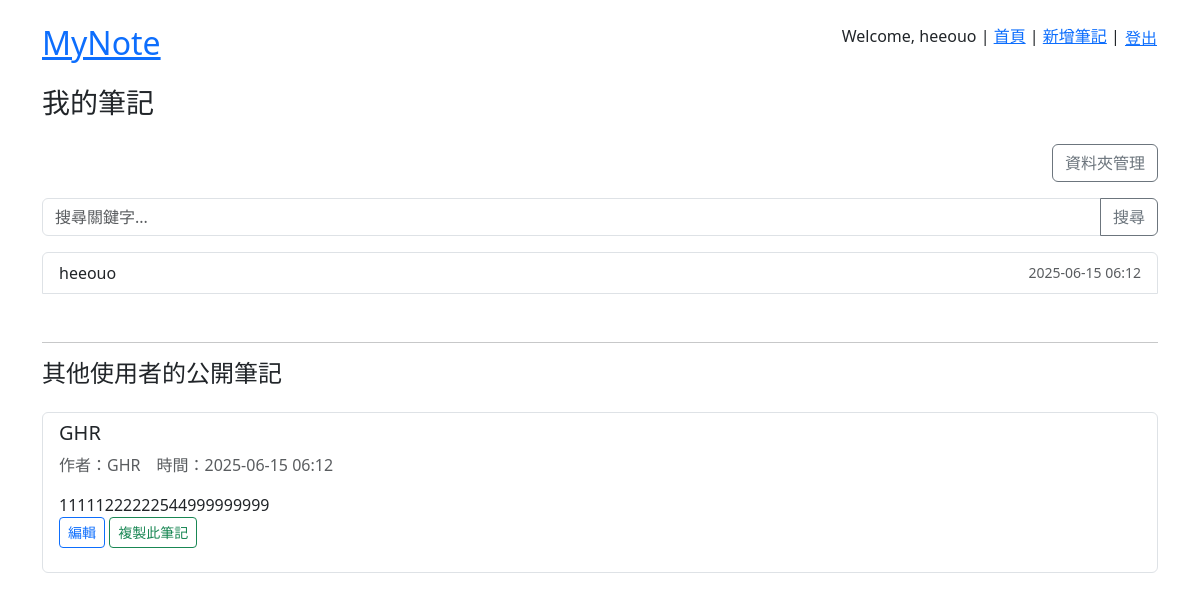
The app's page / (signed in) with its own data.
### notes/models.py (models this page shows, shortened)
class Note(models.Model):
    title = models.CharField(max_length=200)
    content = models.TextField()
    folder = models.ForeignKey(Folder, on_delete=models.SET_NULL, null=True, blank=True)
    owner = models.ForeignKey(User, on_delete=models.CASCADE)
    created_at = models.DateTimeField(auto_now_add=True)
    is_public = models.BooleanField(default=True)
    editable = models.BooleanField(default=True)
    updated_at = models.DateTimeField(auto_now=True)

### notes/views.py (the view)
# urls.py: path('', views.note_list, name='note_list'),
@login_required
def note_list(request):
    folder_id = request.GET.get('folder')
    folders = Folder.objects.filter(owner=request.user)
    if folder_id:
        notes = Note.objects.filter(owner=request.user, folder_id=folder_id)
    else:
        notes = Note.objects.filter(owner=request.user)
    others_notes = Note.objects.filter(is_public=True).exclude(owner=request.user).order_by('-updated_at')[:10]
    return render(request, 'notes/note_list.html', {
    'notes': notes,
    'folders': folders,
    'selected_folder': folder_id,
    'others_notes': others_notes,
})
    folders = Folder.objects.filter(owner=request.user)
    return render(request, 'notes/note_list.html', {'notes': notes, 'folders': folders})

### templates/notes/note_list.html
{% extends 'base.html' %}
{% block content %}
<h3 class="mb-4">我的筆記</h3>
<div class="mb-3 text-end">
    <a href="{% url 'folder_list' %}" class="btn btn-outline-secondary">資料夾管理</a>
</div>
<form method="get" action="{% url 'search_notes' %}">
    <div class="input-group mb-3">
        <input type="text" name="q" placeholder="搜尋關鍵字..." class="form-control" />
        <button class="btn btn-outline-secondary" type="submit">搜尋</button>
    </div>
</form>
<div class="list-group">
    {% for note in notes %}
        <a href="{% url 'note_detail' note.pk %}" class="list-group-item list-group-item-action d-flex justify-content-between align-items-center">
            {{ note.title }}
            <small class="text-muted">{{ note.updated_at|date:"Y-m-d H:i" }}</small>
        </a>
    {% empty %}
        <p class="text-muted">目前尚無筆記。</p>
    {% endfor %}
<hr class="mt-5">
<h4>其他使用者的公開筆記</h4>
<ul class="list-group mt-3">
  {% for note in others_notes %}
    <li class="list-group-item">
      <h5>{{ note.title }}</h5>
      <p class="text-muted">作者：{{ note.owner.username }}　時間：{{ note.updated_at|date:"Y-m-d H:i" }}</p>
      <p>{{ note.content|truncatechars:100 }}<br>
        {% if note.editable %}
        <a href="{% url 'note_edit' note.pk %}" class="btn btn-sm btn-outline-primary">編輯</a>
        <a href="{% url 'note_clone' note.pk %}" class="btn btn-sm btn-outline-success">複製此筆記</a>
      {% endif %}
      </p>
    </li>
  {% empty %}
    <li class="list-group-item text-muted">尚無其他公開筆記</li>
  {% endfor %}
</ul>
</div>
{% endblock %}

### templates/base.html (shortened to what this page needs)
<!DOCTYPE html>
<html>
<head>
    <link rel="stylesheet" href="https://cdn.jsdelivr.net/npm/bootstrap@5.3.0/dist/css/bootstrap.min.css">
</head>
<body>
    <div class="container mt-4">
        <nav class="d-flex justify-content-between mb-3">
            <h2><a href="/">MyNote</a></h2>
            <div>
                {% if user.is_authenticated %}
                    Welcome, {{ user.username }} |
                    <a href="{% url 'note_list' %}">首頁</a> |
                    <a href="{% url 'note_create' %}">新增筆記</a> |
<form method="post" action="{% url 'logout' %}" style="display:inline;">
  <button type="submit" class="btn btn-link p-0">登出</button>
</form>
                {% else %}
                    <a href="/accounts/login/">登入</a> |
                    <a href="{% url 'register' %}">註冊</a>
                {% endif %}
            </div>
        </nav>
        {% block content %}{% endblock %}
    </div>
</body>
</html>

### records on screen
Note: title "heeouo", updated_at "2025-06-15 06:12"
Note: title "GHR", owner.username "GHR", updated_at "2025-06-15 06:12", content "11111222222544999999999", editable "編輯"

### other values on screen
{{ user.username }} "heeouo"
